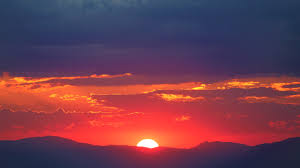
#> input picture color transfer project/template_images/images (6).jpg, 300 x 168 px
$ jupyter execute Reinhard.ipynb
#> lines starting #> are read from the running program, lines starting #| are printed output that depends on the picture
[cell 1]
"""
Reinhard color transfer
Based on the paper: https://www.cs.tau.ac.il/~turkel/imagepapers/ColorTransfer.pdf

This approach is suitable for stain normalization of pathology images where
the 'look and feel' of all images can be normalized to a template image.
This can be a good preprocessing step for machine learning and deep learning
of pathology images.

"""

import numpy as np
import cv2
import os
os.chdir(r"C:\Users\amb\Downloads\color transfer")

input_dir = "input_images/"
#input_dir = "pathology_input/"
input_image_list = os.listdir(input_dir)

output_dir = "output_images/"
#output_dir = "pathology_output/"

def get_mean_and_std(x):
	x_mean, x_std = cv2.meanStdDev(x)
	x_mean = np.hstack(np.around(x_mean,2)) # 9.879
	x_std = np.hstack(np.around(x_std,2))
	return x_mean, x_std

template_img = cv2.imread('template_images/images (6).jpg')
#> template_img is the input picture: shape (168, 300, 3); mean B, G, R 79.1, 60.9, 114.3
#template_img = cv2.imread('pathology_template/3.png')
template_img = cv2.cvtColor(template_img,cv2.COLOR_BGR2LAB)
#> template_img: shape (168, 300, 3); mean of channels 0, 1, 2 87.7, 154.7, 128.8
template_mean, template_std = get_mean_and_std(template_img)
#> in get_mean_and_std, `x_mean, x_std = cv2.meanStdDev(x)`: x_mean = [87.74, 154.7, 128.8]; x_std = [34.88, 21.53, 27.19]
#> template_mean = [87.74, 154.7, 128.8]; template_std = [34.88, 21.53, 27.19]

for img in (input_image_list):
    print(img)
    input_img = cv2.imread(input_dir+img)
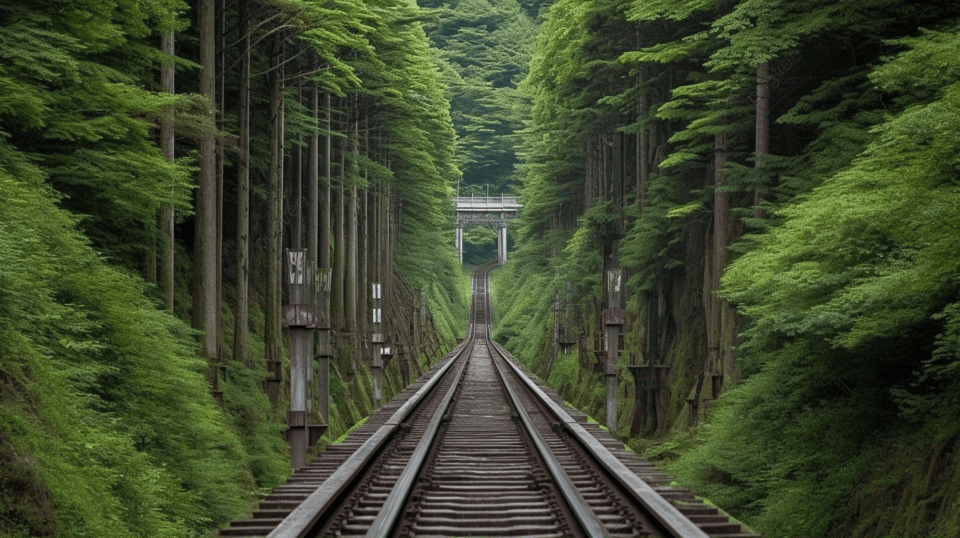
#> input picture color transfer project/input_images/pngtree-beautiful-train-tracks-that-lead-into-deep-green-forest-image_2530076.png, 960 x 538 px
#> input_img is the input picture: shape (538, 960, 3); mean B, G, R 44.2, 70.9, 61
    input_img = cv2.cvtColor(input_img,cv2.COLOR_BGR2LAB)
#> input_img: shape (538, 960, 3); mean of channels 0, 1, 2 71.7, 119, 142.2


    img_mean, img_std = get_mean_and_std(input_img)
#> img_mean = [71.72, 119, 142.2]; img_std = [37.75, 7.26, 10.42]


    height, width, channel = input_img.shape
#> height = 538; width = 960; channel = 3
    for i in range(0,height):
        for j in range(0,width):
            for k in range(0,channel):
            	x = input_img[i,j,k]
             # print("x",x)
            	x = ((x-img_mean[k])*(template_std[k]/img_std[k]))+template_mean[k]
            	x = round(x)
            	# boundary check
            	x = 0 if x<0 else x
            	x = 255 if x>255 else x
            	input_img[i,j,k] = x
#> input_img: shape (538, 960, 3); mean of channels 0, 1, 2 87.7, 154.6, 128.8

    input_img= cv2.cvtColor(input_img,cv2.COLOR_LAB2BGR)
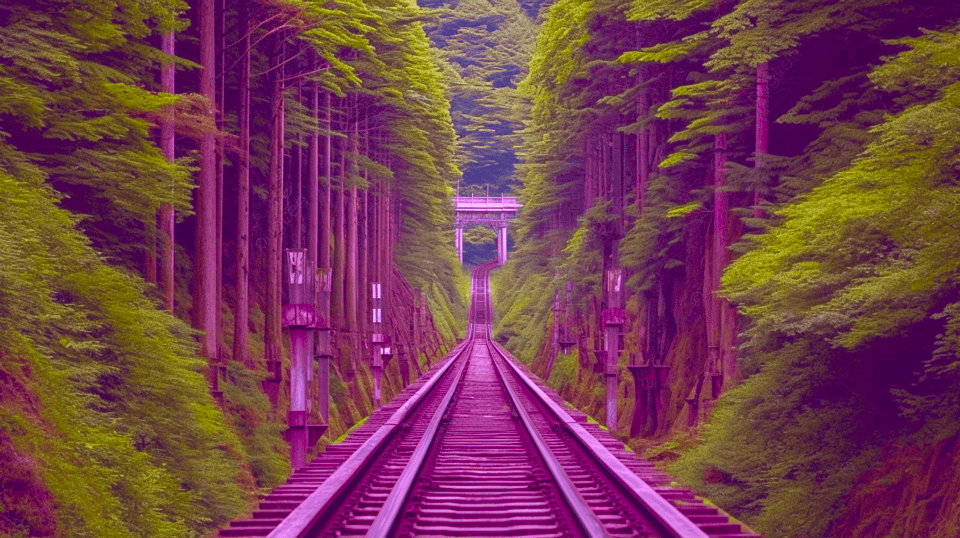
#> input_img: shape (538, 960, 3); mean B, G, R 78.1, 60.8, 117.4
    cv2.imwrite(output_dir+"modified_"+img, input_img)
